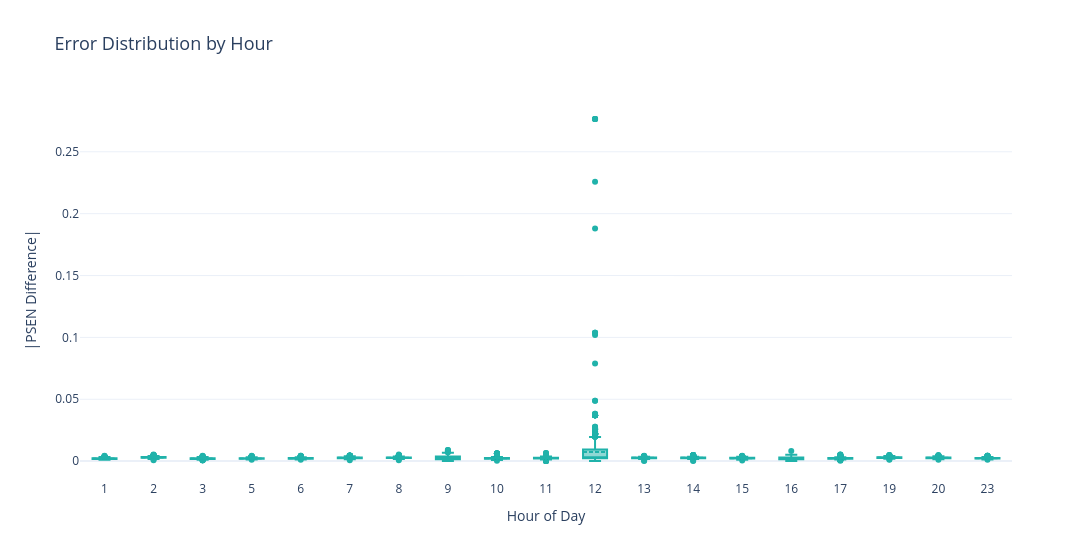

The notebook cell this image was saved under:
### Code cell
figs = visualize_errors_over_time(results_df, viz_type='all',)
figs['boxplot'].show()

### Figure 1 — Plotly figure (JSON) as saved in the notebook; plotly's stock layout.template omitted (floating-point values rounded to 4 significant figures; data arrays with more than 128 entries replaced by an {"elided": "..."} marker saying what was removed)
{"data": [{"boxmean": true, "customdata": {"elided": "990x2 str values"}, "hovertemplate": "<b>Hour %{x}</b><br>Error: %{y:.6f}<br>Date: %{customdata[0]}<br>Node: %{customdata[1]}<extra></extra>", "marker": {"color": "lightseagreen"}, "name": "1", "type": "box", "y": {"elided": "990 float values"}}, {"boxmean": true, "customdata": {"elided": "990x2 str values"}, "hovertemplate": "<b>Hour %{x}</b><br>Error: %{y:.6f}<br>Date: %{customdata[0]}<br>Node: %{customdata[1]}<extra></extra>", "marker": {"color": "lightseagreen"}, "name": "2", "type": "box", "y": {"elided": "990 float values"}}, {"boxmean": true, "customdata": {"elided": "990x2 str values"}, "hovertemplate": "<b>Hour %{x}</b><br>Error: %{y:.6f}<br>Date: %{customdata[0]}<br>Node: %{customdata[1]}<extra></extra>", "marker": {"color": "lightseagreen"}, "name": "3", "type": "box", "y": {"elided": "990 float values"}}, {"boxmean": true, "customdata": {"elided": "990x2 str values"}, "hovertemplate": "<b>Hour %{x}</b><br>Error: %{y:.6f}<br>Date: %{customdata[0]}<br>Node: %{customdata[1]}<extra></extra>", "marker": {"color": "lightseagreen"}, "name": "5", "type": "box", "y": {"elided": "990 float values"}}, {"boxmean": true, "customdata": {"elided": "990x2 str values"}, "hovertemplate": "<b>Hour %{x}</b><br>Error: %{y:.6f}<br>Date: %{customdata[0]}<br>Node: %{customdata[1]}<extra></extra>", "marker": {"color": "lightseagreen"}, "name": "6", "type": "box", "y": {"elided": "990 float values"}}, {"boxmean": true, "customdata": {"elided": "990x2 str values"}, "hovertemplate": "<b>Hour %{x}</b><br>Error: %{y:.6f}<br>Date: %{customdata[0]}<br>Node: %{customdata[1]}<extra></extra>", "marker": {"color": "lightseagreen"}, "name": "7", "type": "box", "y": {"elided": "990 float values"}}, {"boxmean": true, "customdata": {"elided": "990x2 str values"}, "hovertemplate": "<b>Hour %{x}</b><br>Error: %{y:.6f}<br>Date: %{customdata[0]}<br>Node: %{customdata[1]}<extra></extra>", "marker": {"color": "lightseagreen"}, "name": "8", "type": "box", "y": {"elided": "990 float values"}}, {"boxmean": true, "customdata": {"elided": "1975x2 str values"}, "hovertemplate": "<b>Hour %{x}</b><br>Error: %{y:.6f}<br>Date: %{customdata[0]}<br>Node: %{customdata[1]}<extra></extra>", "marker": {"color": "lightseagreen"}, "name": "9", "type": "box", "y": {"elided": "1975 float values"}}, {"boxmean": true, "customdata": {"elided": "1980x2 str values"}, "hovertemplate": "<b>Hour %{x}</b><br>Error: %{y:.6f}<br>Date: %{customdata[0]}<br>Node: %{customdata[1]}<extra></extra>", "marker": {"color": "lightseagreen"}, "name": "10", "type": "box", "y": {"elided": "1980 float values"}}, {"boxmean": true, "customdata": {"elided": "1980x2 str values"}, "hovertemplate": "<b>Hour %{x}</b><br>Error: %{y:.6f}<br>Date: %{customdata[0]}<br>Node: %{customdata[1]}<extra></extra>", "marker": {"color": "lightseagreen"}, "name": "11", "type": "box", "y": {"elided": "1980 float values"}}, {"boxmean": true, "customdata": {"elided": "1968x2 str values"}, "hovertemplate": "<b>Hour %{x}</b><br>Error: %{y:.6f}<br>Date: %{customdata[0]}<br>Node: %{customdata[1]}<extra></extra>", "marker": {"color": "lightseagreen"}, "name": "12", "type": "box", "y": {"elided": "1968 float values"}}, {"boxmean": true, "customdata": {"elided": "989x2 str values"}, "hovertemplate": "<b>Hour %{x}</b><br>Error: %{y:.6f}<br>Date: %{customdata[0]}<br>Node: %{customdata[1]}<extra></extra>", "marker": {"color": "lightseagreen"}, "name": "13", "type": "box", "y": {"elided": "989 float values"}}, {"boxmean": true, "customdata": {"elided": "989x2 str values"}, "hovertemplate": "<b>Hour %{x}</b><br>Error: %{y:.6f}<br>Date: %{customdata[0]}<br>Node: %{customdata[1]}<extra></extra>", "marker": {"color": "lightseagreen"}, "name": "14", "type": "box", "y": {"elided": "989 float values"}}, {"boxmean": true, "customdata": {"elided": "989x2 str values"}, "hovertemplate": "<b>Hour %{x}</b><br>Error: %{y:.6f}<br>Date: %{customdata[0]}<br>Node: %{customdata[1]}<extra></extra>", "marker": {"color": "lightseagreen"}, "name": "15", "type": "box", "y": {"elided": "989 float values"}}, {"boxmean": true, "customdata": {"elided": "989x2 str values"}, "hovertemplate": "<b>Hour %{x}</b><br>Error: %{y:.6f}<br>Date: %{customdata[0]}<br>Node: %{customdata[1]}<extra></extra>", "marker": {"color": "lightseagreen"}, "name": "16", "type": "box", "y": {"elided": "989 float values"}}, {"boxmean": true, "customdata": {"elided": "989x2 str values"}, "hovertemplate": "<b>Hour %{x}</b><br>Error: %{y:.6f}<br>Date: %{customdata[0]}<br>Node: %{customdata[1]}<extra></extra>", "marker": {"color": "lightseagreen"}, "name": "17", "type": "box", "y": {"elided": "989 float values"}}, {"boxmean": true, "customdata": {"elided": "990x2 str values"}, "hovertemplate": "<b>Hour %{x}</b><br>Error: %{y:.6f}<br>Date: %{customdata[0]}<br>Node: %{customdata[1]}<extra></extra>", "marker": {"color": "lightseagreen"}, "name": "19", "type": "box", "y": {"elided": "990 float values"}}, {"boxmean": true, "customdata": {"elided": "990x2 str values"}, "hovertemplate": "<b>Hour %{x}</b><br>Error: %{y:.6f}<br>Date: %{customdata[0]}<br>Node: %{customdata[1]}<extra></extra>", "marker": {"color": "lightseagreen"}, "name": "20", "type": "box", "y": {"elided": "990 float values"}}, {"boxmean": true, "customdata": {"elided": "990x2 str values"}, "hovertemplate": "<b>Hour %{x}</b><br>Error: %{y:.6f}<br>Date: %{customdata[0]}<br>Node: %{customdata[1]}<extra></extra>", "marker": {"color": "lightseagreen"}, "name": "23", "type": "box", "y": {"elided": "990 float values"}}], "layout": {"height": 560, "hovermode": "closest", "showlegend": false, "title": {"font": {"size": 18}, "text": "Error Distribution by Hour"}, "width": 1200, "xaxis": {"title": {"font": {"size": 14}, "text": "Hour of Day"}}, "yaxis": {"title": {"font": {"size": 14}, "text": "|PSEN Difference|"}}}}
